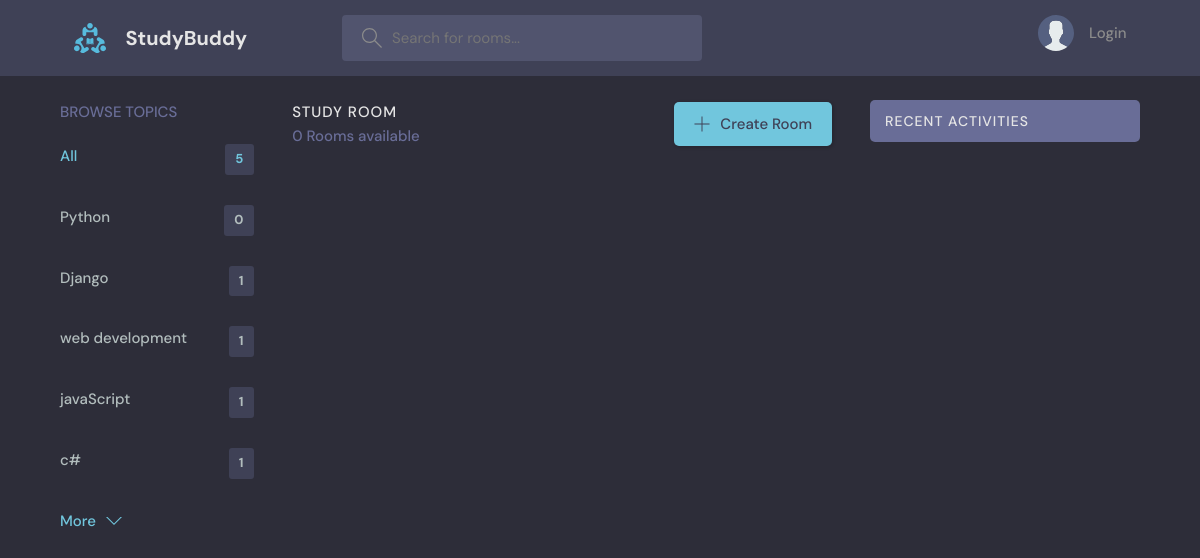
/?q=Python, run on an earlier commit of the app's database.
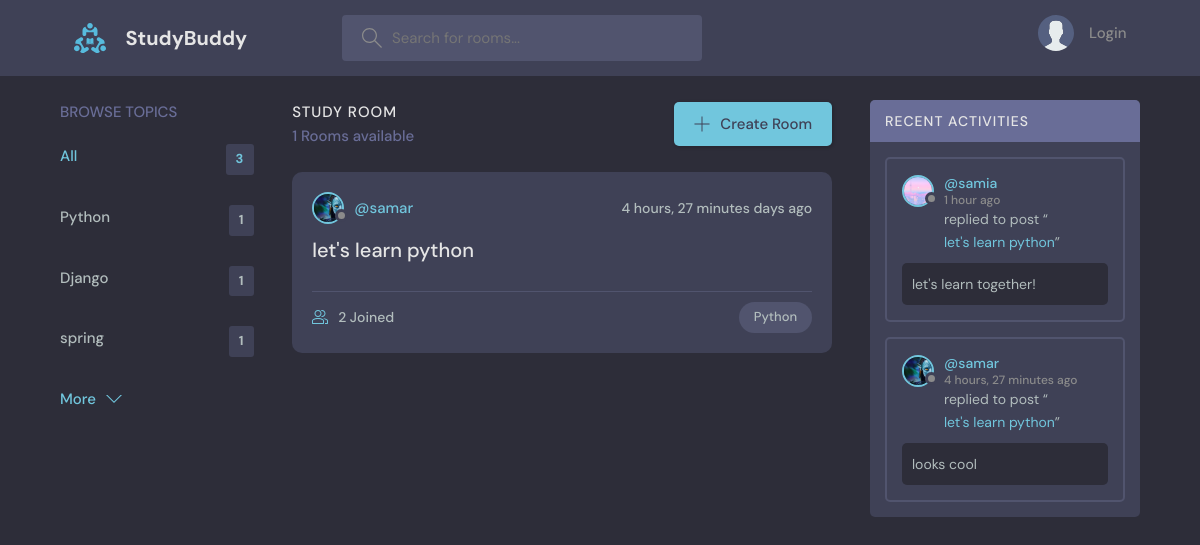
And on a later commit of the database.
### base/models.py (models this page shows, shortened)
class Topic (models.Model):
    name=models.CharField(max_length=200)

class Room(models.Model):
    host=models.ForeignKey(User,on_delete=models.SET_NULL,null=True)
    topic=models.ForeignKey(Topic,on_delete=models.SET_NULL,null=True)
    name=models.CharField(max_length=200)
    description=models.TextField(null=True,blank=True)
    updated =models.DateTimeField(auto_now=True)
    participants=models.ManyToManyField(User,related_name='participants',blank=True)
    created=models.DateTimeField(auto_now_add=True)#when the model is created keep track of the time
    class Meta:
        ordering=['-updated','-created'] #sort the rooms by the time they were created in a descending order without - is in the ascending order
    def __str__(self):
        return self.name

class User(AbstractUser):
    name=models.CharField(max_length=200,null=True)
    email=models.CharField(max_length=200,unique=True,null=True)
    bio=models.TextField(null=True,max_length=300)
    avatar=models.ImageField(null=True,blank=True,default="avatar.svg")
    USERNAME_FIELD='email'
    REQUIRED_FIELDS=[]

class Message(models.Model):
    user=models.ForeignKey(User,on_delete=models.CASCADE)
    room=models.ForeignKey(Room, on_delete=models.CASCADE)
    body=models.TextField()
    updated =models.DateTimeField(auto_now=True)
    created=models.DateTimeField(auto_now_add=True)#when the model is created keep track of the time
    class Meta:
        ordering=['-updated','-created'] #sort the rooms by the time they were created in a descending order without - is in the ascending order

### base/views.py (the view)
# urls.py: path('', views.home,name="home"),
def home(request):
    q=request.GET.get('q') if request.GET.get('q')!=None else ''
    rooms=Room.objects.filter(Q(topic__name__icontains=q)|Q(name__icontains=q)|Q(description__icontains=q))#filter the rooms by the query
    topics=Topic.objects.all()[0:5]
    room_count= rooms.count()
    room_messages=Message.objects.filter(room__topic__name__icontains=q)
    context={'rooms':rooms,'topics':topics,'room_count':room_count ,'room_messages':room_messages}
    return  render(request, 'base/home.html', context)

### base/templates/base/home.html (shortened to what this page needs)
{% extends 'main.html'%}
{% block content%}
<main class="layout layout--3">
      <div class="container">
        {% include 'base/topic_component.html'%}
        <div class="roomList">
          <div class="roomList__header">
            <div>
              <h2>Study Room</h2>
              <p>{{room_count}} Rooms available</p>
            </div>
            <a class="btn btn--main" href="{% url 'create-room' %}">
              <svg version="1.1" xmlns="http://www.w3.org/2000/svg" width="32" height="32" viewBox="0 0 32 32">
                <title>add</title>
                <path
                  d="M16.943 0.943h-1.885v14.115h-14.115v1.885h14.115v14.115h1.885v-14.115h14.115v-1.885h-14.115v-14.115z"
                ></path>
              </svg>
              Create Room
            </a>
          </div>
          {% include 'base/feed_component.html'%}
        </div>
        {%include 'base/activity_component.html' %}
      </div>
    </main>
{%endblock%}

### base/templates/base/topic_component.html
<div class="topics">
    <div class="topics__header">
      <h2>Browse Topics</h2>
    </div>
    <ul class="topics__list">
      <li>
        <a href="{% url 'home'%}" class="active">All <span>{{topics.count}}</span></a>
      </li>
      {% for topic in topics %}
      <li>
        <a href="{% url 'home' %}?q={{topic.name}}">{{topic.name}}<span>{{topic.room_set.all.count}}</span></a>
      </li>
      {% endfor %}
    </ul>
    <a class="btn btn--link" href="{% url 'topics' %}">
      More
      <svg version="1.1" xmlns="http://www.w3.org/2000/svg" width="32" height="32" viewBox="0 0 32 32">
        <title>chevron-down</title>
        <path d="M16 21l-13-13h-3l16 16 16-16h-3l-13 13z"></path>
      </svg>
    </a>
  </div>

### base/templates/base/feed_component.html (shortened to what this page needs)
{% for room in rooms%}
<div class="roomListRoom">
    <div class="roomListRoom__header">
        <a href="{% url 'user-profile' room.host.id %}" class="roomListRoom__author">
        <div class="avatar avatar--small">
          <img src="{{room.host.avatar.url}}" />
        </div>
        <span>@{{room.host.username}}</span>
      </a>
      <div class="roomListRoom__actions">
        <span>{{room.created|timesince}} days ago</span>
      </div>
    </div>
    <div class="roomListRoom__content">
      <a href="{% url 'room' room.id %}">{{room.name}}</a>
    </div>
    <div class="roomListRoom__meta">
      <a href="{% url 'room' room.id %}" class="roomListRoom__joined">
        {{room.participants.all.count}} Joined
      </a>
      <p class="roomListRoom__topic">{{room.topic.name}}</p>
    </div>
  </div>
{%endfor%}

### base/templates/base/activity_component.html (shortened to what this page needs)
<div class="activities">
    <div class="activities__header">
        <h2>Recent Activities</h2>
    </div>
    {% for message in room_messages %}
    <div class="activities__box">
        <div class="activities__boxHeader roomListRoom__header">
            <a href="{% url 'user-profile' message.user.id %}" class="roomListRoom__author">
                <div class="avatar avatar--small">
                    <img src="{{message.user.avatar.url}}" />
                </div>
                <p>
                    @{{message.user.username}}
                    <span>{{message.created|timesince}} ago</span>
                </p>
            </a>
        </div>
        <div class="activities__boxContent">
            <p>replied to post “<a href="{% url 'room' message.room.id %}">{{message.room}}</a>”</p>
            <div class="activities__boxRoomContent">{{message.body}}</div>
        </div>
    </div>
    {% endfor %}
</div>

What changed in the data, as far as the page shows it:
removed Topic: name "javaScript", room_set.all.count "1"
removed Topic: name "c#", room_set.all.count "1"
computed for Topic "Python": room_set.all.count "0" → "1"
changed Topic: name "web development" → "spring"
now on this page (row edited): Room: host.avatar (picture), host.username "samar", created "4 hours, 27 minutes", name "let's learn python", participants.all.count "2", topic.name "Python"
now on this page (row edited): Message: user.avatar (picture), user.username "samia", created "1 hour", room "let's learn python", body "let's learn together!"
added Message: user.avatar (picture), user.username "samar", created "4 hours, 27 minutes", room "let's learn python", body "looks cool"
Also different on the page:
{{ topics.count }}: "5" → "3"
{{ room_count }}: "0" → "1"
